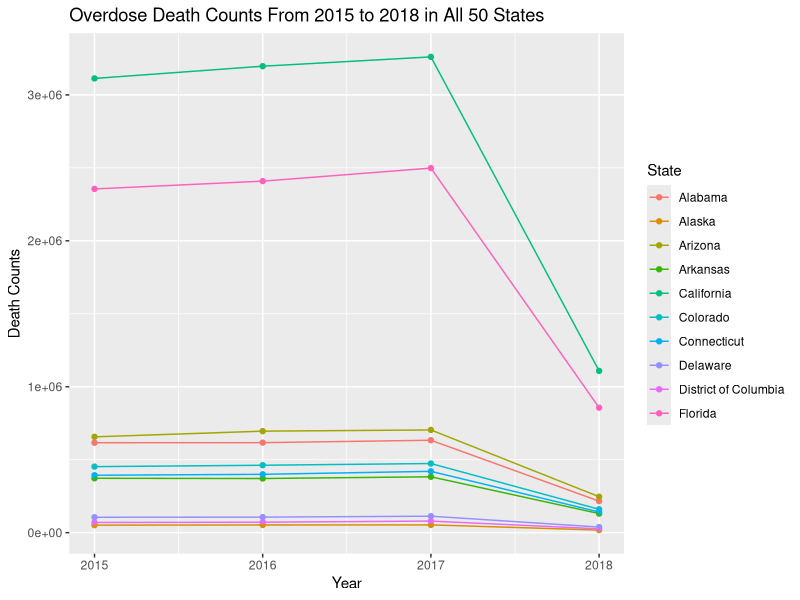
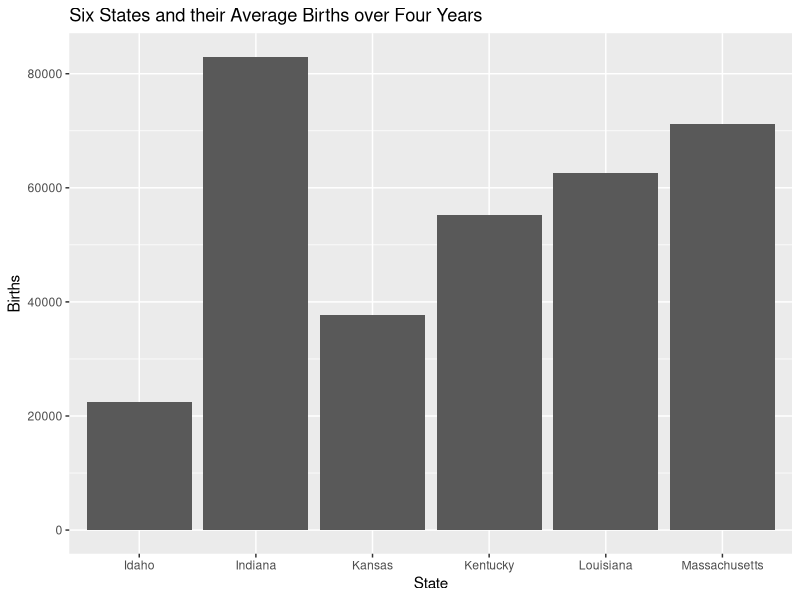
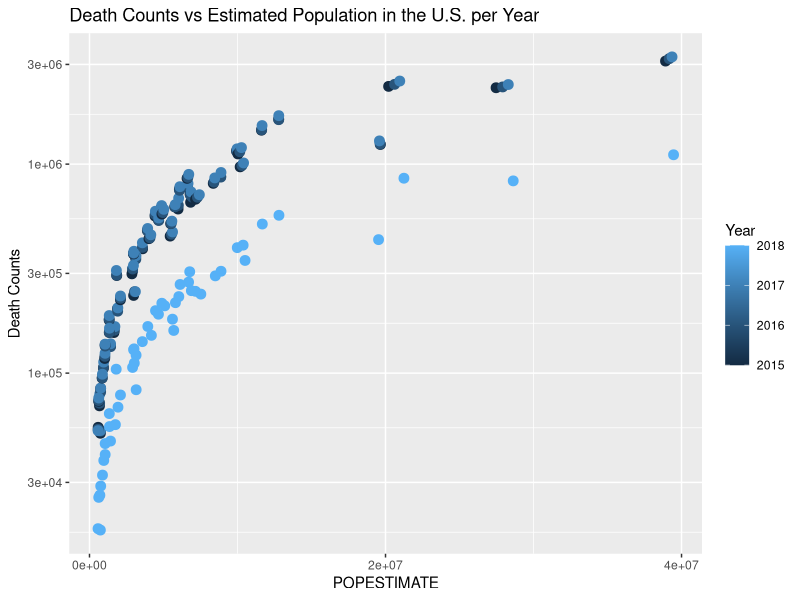
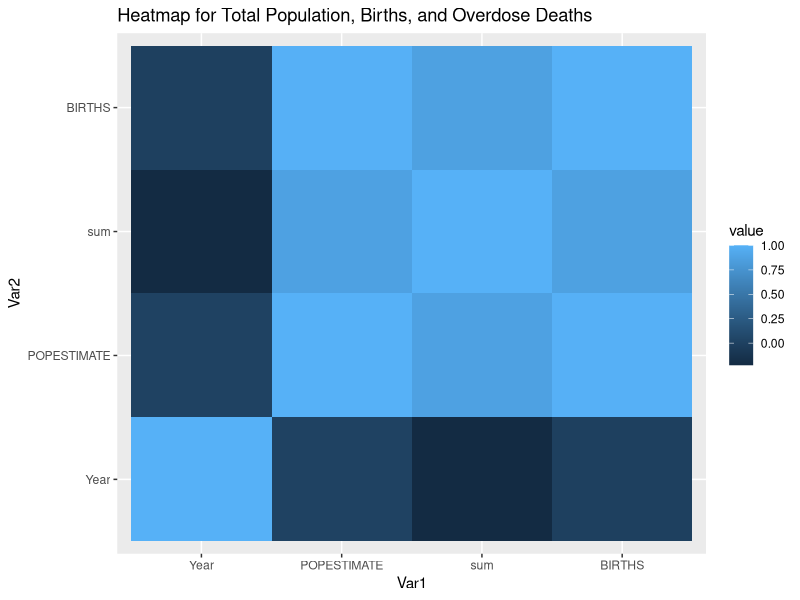
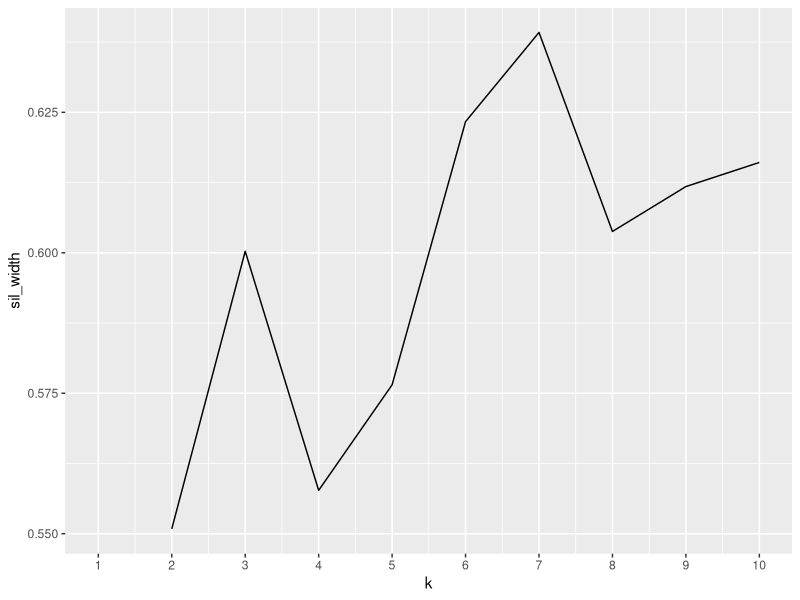
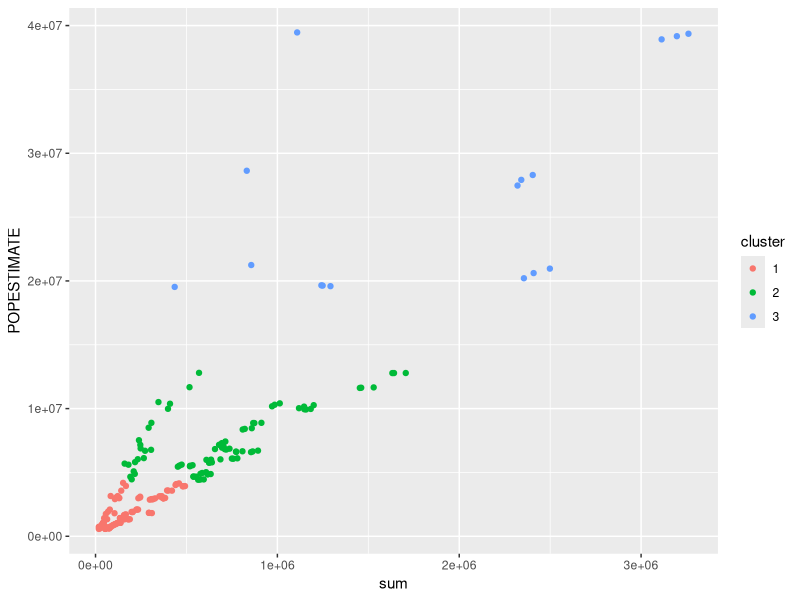
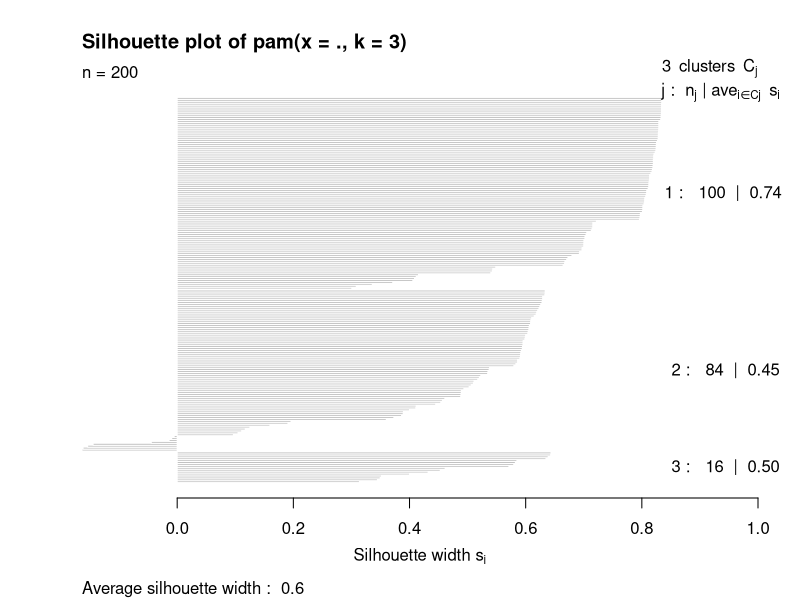

Here is the R script that generated these plots, in order:
## ---- chunk 1
knitr::opts_chunk$set(echo = TRUE, eval = TRUE, fig.align = "center", warning = F, message = F,
tidy=TRUE, tidy.opts=list(width.cutoff=60), R.options=list(max.print=100))
## ---- chunk 2
library(readr)
library(dplyr)
library(tidyr)
library(tidyverse)
library(reshape2)
library(ggplot2)
Overdose_Counts <- read_csv("Overdose Counts.csv")
Census_Data<- read_csv("Census Data.csv")
Census <- Census_Data%>%pivot_longer(6:13)%>%separate(name,sep=-4,into=c("var","year")) %>% pivot_wider(names_from="var", values_from="value") %>% select(-REGION,-DIVISION, -SUMLEV, -STATE) 
## ---- chunk 3
Overdose <- Overdose_Counts %>% rename("Counts" = "Death Counts")
forreference <- Overdose %>% group_by(State, Year) %>% summarise(sum = sum(Counts))
write.csv(forreference, "overdose.csv")
overdose2 <- read_csv("overdose4use.csv")
census3 <- read_csv("census4use.csv")
truejoined <- overdose2 %>% full_join(census3, by=c("State"="NAME", "Year"="Year")) %>% na.omit()
## ---- chunk 4
#1.
truejoined %>% select(POPESTIMATE, sum, Year, State) %>% group_by(State,Year) %>% summarize(Population_med = median(POPESTIMATE)) %>% head()
#2. 
truejoined%>%mutate(BIRTHS2=BIRTHS^2)%>%group_by(State)%>%summarize(mean=mean(BIRTHS2), sd=sd(BIRTHS2)) %>% head()
#3. 
truejoined %>% arrange(desc(sum)) %>% head()
#4.
filter(truejoined, Year > 2015 & State == "Texas")
#5.
filter(truejoined, Year < 2017 & State == "Oregon")
#6.
quantile(truejoined$POPESTIMATE)
#7.
truejoined%>% group_by(Year) %>% summarize(max_births=max(BIRTHS)) 
#8.
truejoined%>% group_by(State) %>% summarize(min_population=min(POPESTIMATE)) %>% head()
#9.
truejoined%>% filter(State == "Vermont") %>% group_by(State)
#10.
truejoined %>% select(POPESTIMATE, BIRTHS, sum, Year, State) %>% filter(BIRTHS > 50000) %>% n_distinct()

#correlation matrix
my_data <- truejoined[, c(2,3,4,5)]
res <- cor(my_data)
round(res, 2)
## ---- chunk 5
graphdata <- truejoined[1:40,]
ggplot(data = graphdata, aes(x = Year, y = sum , color = State)) +geom_point() + ggtitle("Overdose Death Counts From 2015 to 2018 in All 50 States") + geom_line()+ scale_y_continuous(name = "Death Counts") 
## ---- chunk 6
graphdata2 <- truejoined[54:76,]
ggplot(graphdata2, aes(x=State))+geom_bar(aes(y=BIRTHS), stat="summary", fun.y="mean") + ggtitle("Six States and their Average Births over Four Years") + scale_y_continuous(name = "Births")
## ---- chunk 7
ggplot(truejoined, aes(POPESTIMATE, sum, color=Year))+geom_point(size=3)+  scale_x_log10(name="Estimated Population")+scale_y_log10(name= "Death Counts")+ ggtitle("Death Counts vs Estimated Population in the U.S. per Year")+ scale_x_continuous(breaks = scales::pretty_breaks(n = 3))
## ---- chunk 8
cordata <- select(truejoined, Year, POPESTIMATE, sum, BIRTHS) %>% cor()
ggplot(data = melt(cordata), aes(x=Var1, y=Var2, fill=value)) + 
  geom_tile()+ggtitle("Heatmap for Total Population, Births, and Overdose Deaths")
## ---- chunk 9
#PAM Clustering
library(cluster)
pam2<-truejoined%>%select(-State)%>%pam(3)


sil_width<-vector() 
for(i in 2:10){
pam_fit <- truejoined%>%select(-State)%>%pam(i)
sil_width[i] <- pam_fit$silinfo$avg.width }
ggplot()+geom_line(aes(x=1:10,y=sil_width))+scale_x_continuous(name="k",breaks=1:10)

final<-truejoined%>%mutate(cluster=as.factor(pam2$clustering))

confmat<-final%>%group_by(State, Year)%>%count(cluster)%>%arrange(desc(n))%>%
pivot_wider(names_from="cluster",values_from="n",values_fill = list('n'=0))

confmat

pamclust<-truejoined %>% mutate(cluster=as.factor(pam2$clustering))
pamclust %>% ggplot(aes(sum,POPESTIMATE,color=cluster)) + geom_point()
pamclust %>% group_by(cluster) %>% summarize_if(is.numeric,mean,na.rm=T)
truejoined[pam2$id.med,]


round(sum(diag(as.matrix(confmat[,2:4])))/sum(confmat[,2:4]),4)

plot(pam2,which=2)

